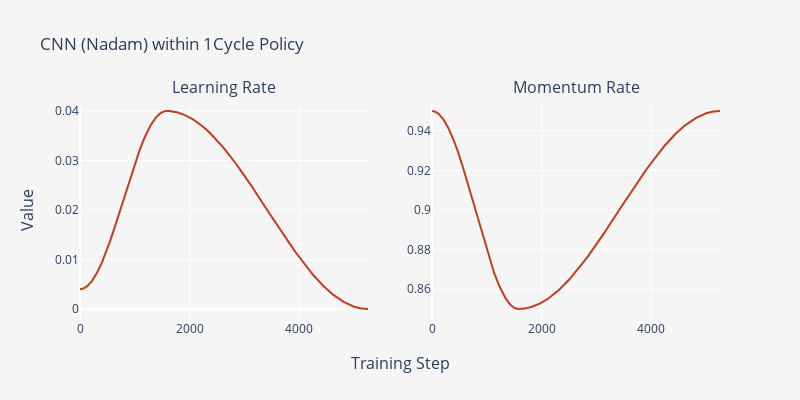

Notebook code cell kept with this figure:
### Code cell
one_cycle_rates = pd.DataFrame(
    {
        "Step": range(len(one_cycle_policy.lr_rates)),
        "Learning Rate": one_cycle_policy.lr_rates,
        "Momentum Rate": one_cycle_policy.momentum_rates,
    }
)

fig = make_subplots(
    rows=1,
    cols=2,
    x_title="Training Step",
    y_title="Value",
    subplot_titles=("Learning Rate", "Momentum Rate"),
)

fig.add_trace(
    go.Scatter(
        x=one_cycle_rates["Step"],
        y=one_cycle_rates["Learning Rate"],
        name="Learning Rate",
        line=dict(color="#c73c1a"),
    ),
    row=1,
    col=1,
)

fig.add_trace(
    go.Scatter(
        x=one_cycle_rates["Step"],
        y=one_cycle_rates["Momentum Rate"],
        name="Momentum Rate",
        line=dict(color="#c73c1a"),
    ),
    row=1,
    col=2,
)

fig.update_layout(
    plot_bgcolor=BACKGROUND_COLOR,
    paper_bgcolor=BACKGROUND_COLOR,
    height=400,
    width=800,
    title_text="CNN (Nadam) within 1Cycle Policy",
    showlegend=False,
)

fig.show()

### Figure 1 — Plotly figure (JSON) as saved in the notebook; plotly's stock layout.template omitted (floating-point values rounded to 4 significant figures; data arrays with more than 128 entries replaced by an {"elided": "..."} marker saying what was removed)
{"data": [{"line": {"color": "#c73c1a"}, "name": "Learning Rate", "type": "scatter", "x": {"elided": "5250 int values"}, "xaxis": "x", "y": {"elided": "5250 float values"}, "yaxis": "y"}, {"line": {"color": "#c73c1a"}, "name": "Momentum Rate", "type": "scatter", "x": {"elided": "5250 int values"}, "xaxis": "x2", "y": {"elided": "5250 float values"}, "yaxis": "y2"}], "layout": {"annotations": [{"font": {"size": 16}, "showarrow": false, "text": "Learning Rate", "x": 0.225, "xanchor": "center", "xref": "paper", "y": 1, "yanchor": "bottom", "yref": "paper"}, {"font": {"size": 16}, "showarrow": false, "text": "Momentum Rate", "x": 0.775, "xanchor": "center", "xref": "paper", "y": 1, "yanchor": "bottom", "yref": "paper"}, {"font": {"size": 16}, "showarrow": false, "text": "Training Step", "x": 0.5, "xanchor": "center", "xref": "paper", "y": 0, "yanchor": "top", "yref": "paper", "yshift": -30}, {"font": {"size": 16}, "showarrow": false, "text": "Value", "textangle": -90, "x": 0, "xanchor": "right", "xref": "paper", "xshift": -40, "y": 0.5, "yanchor": "middle", "yref": "paper"}], "height": 400, "paper_bgcolor": "#F6F5F5", "plot_bgcolor": "#F6F5F5", "showlegend": false, "title": {"text": "CNN (Nadam) within 1Cycle Policy"}, "width": 800, "xaxis": {"anchor": "y", "domain": [0, 0.45]}, "xaxis2": {"anchor": "y2", "domain": [0.55, 1]}, "yaxis": {"anchor": "x", "domain": [0, 1]}, "yaxis2": {"anchor": "x2", "domain": [0, 1]}}}
